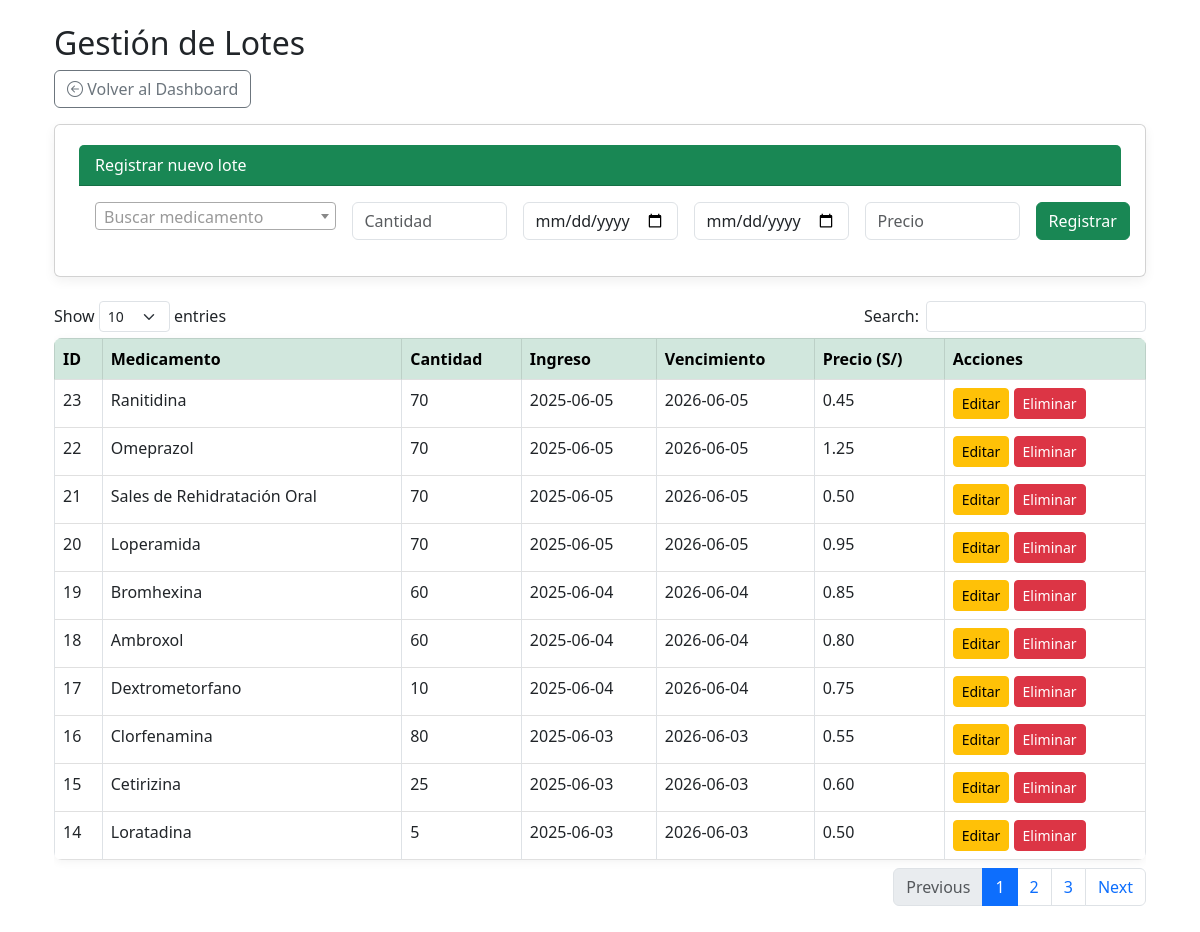
Screenshot of /frontend/views/lotes.php (signed in) with the database file from the repository.
### tables this page shows
CREATE TABLE lotes (
  id_lote int NOT NULL,
  id_medicamento int NOT NULL,
  cantidad int NOT NULL,
  fecha_ingreso date NOT NULL,
  fecha_vencimiento date NOT NULL,
  precio_unitario decimal(10,2) NOT NULL
);

CREATE TABLE medicamentos (
  id_medicamento int NOT NULL,
  nombre varchar(100) NOT NULL,
  id_categoria int NOT NULL
);

### frontend/views/lotes.php (the view, shortened to what this page needs)
<?php
require '../../backend/config/conexion.php';
$lotes = $conn->query("SELECT l.*, m.nombre AS medicamento FROM Lotes l JOIN Medicamentos m ON l.id_medicamento = m.id_medicamento ORDER BY l.id_lote DESC")->fetchAll(PDO::FETCH_ASSOC);
$hoy = new DateTime();
?>
<!DOCTYPE html>
<html lang="es">
<head>
  <link rel="stylesheet" href="../assets/css/dashboard.css">
  <link rel="stylesheet" href="https://cdn.jsdelivr.net/npm/bootstrap-icons/font/bootstrap-icons.css">
  <link rel="stylesheet" href="https://cdn.jsdelivr.net/npm/bootstrap@5.3.0/dist/css/bootstrap.min.css">
  <link rel="stylesheet" href="https://cdn.datatables.net/1.13.6/css/dataTables.bootstrap5.min.css">
  <link href="https://cdn.jsdelivr.net/npm/select2@4.1.0-rc.0/dist/css/select2.min.css" rel="stylesheet" />
</head>
<body>
<div class="container p-4">
  <h2>Gestión de Lotes</h2>
  <a href="dashboard_admin.php" class="btn btn-outline-secondary mb-3"><i class="bi bi-arrow-left-circle"></i> Volver al Dashboard</a>
  <div class="card mb-4">
    <div class="card-header bg-success text-white">Registrar nuevo lote</div>
    <div class="card-body">
      <form method="POST">
        <div class="row g-3">
          <div class="col-md-3">
          </div>
          <div class="col-md-2">
            <input type="number" name="cantidad" class="form-control" placeholder="Cantidad" required>
          </div>
          <div class="col-md-2">
            <input type="date" name="fecha_ingreso" class="form-control" required>
          </div>
          <div class="col-md-2">
            <input type="date" name="fecha_vencimiento" class="form-control" required>
          </div>
          <div class="col-md-2">
            <input type="number" step="0.01" name="precio_unitario" class="form-control" placeholder="Precio" required>
          </div>
          <div class="col-md-1 d-grid">
            <button class="btn btn-success" name="crear">Registrar</button>
          </div>
        </div>
      </form>
    </div>
  </div>
  <div class="table-responsive">
    <table id="tabla-lotes" class="table table-bordered table-hover">
      <thead class="table-success">
        <tr>
          <th>ID</th>
          <th>Medicamento</th>
          <th>Cantidad</th>
          <th>Ingreso</th>
          <th>Vencimiento</th>
          <th>Precio (S/)</th>
          <th>Acciones</th>
        </tr>
      </thead>
      <tbody>
        <?php foreach ($lotes as $l):
          $fechaVenc = new DateTime($l['fecha_vencimiento']);
          $dias = (int)$hoy->diff($fechaVenc)->format('%r%a');
          $clase = $dias <= 15 ? 'table-warning' : '';
        ?>
        <tr class="<?= $clase ?>">
          <td><?= $l['id_lote'] ?></td>
          <td><?= htmlspecialchars($l['medicamento']) ?></td>
          <td><?= $l['cantidad'] ?></td>
          <td><?= $l['fecha_ingreso'] ?></td>
          <td><?= $l['fecha_vencimiento'] ?>
          </td>
          <td><?= number_format($l['precio_unitario'], 2) ?></td>
          <td>
            <button class="btn btn-warning btn-sm" onclick="mostrarFormulario(<?= $l['id_lote'] ?>, <?= $l['cantidad'] ?>, '<?= $l['fecha_ingreso'] ?>', '<?= $l['fecha_vencimiento'] ?>', <?= $l['precio_unitario'] ?>)">Editar</button>
            <a href="?eliminar=<?= $l['id_lote'] ?>" class="btn btn-danger btn-sm" onclick="return confirm('¿Eliminar este lote?')">Eliminar</a>
          </td>
        </tr>
        <?php endforeach; ?>
      </tbody>
    </table>
  </div>
</div>
</body>
</html>

### frontend/assets/css/dashboard.css (style rules this page uses)
body { font-family: 'Mukta', sans-serif; margin: 0; min-height: 100vh; position: relative; background-color: #f2fdf5; }
body::before { content: ""; background: url('../img/fondo_login.jpg') no-repeat center center / cover; position: fixed; top: 0; left: 0; width: 100%; height: 100%; opacity: 0.35; z-index: -1; }
.container { max-width: 1200px; margin: auto; }
h2 { color: #2e7d32; font-size: 2rem; margin-bottom: 0.5rem; }
.card { flex: 1; min-width: 220px; background-color: #ffffff; padding: 1.25rem 1.5rem; border-radius: 12px; box-shadow: 0 4px 12px rgba(0, 0, 0, 0.06); font-size: 1rem; font-weight: 500; color: #333; }
table { width: 100%; border-collapse: collapse; background-color: #fff; border-radius: 8px; overflow: hidden; box-shadow: 0 2px 10px rgba(0, 0, 0, 0.05); }
table th, table td { padding: 1rem; border-bottom: 1px solid #e0e0e0; text-align: left; }
table th { background-color: #f0f0f0; color: #333; }
a { color: #508aeb; text-decoration: none; }

### rows the page displays
lotes: id_lote "23", id_medicamento.nombre "Ranitidina", cantidad "70", fecha_ingreso "2025-06-05", fecha_vencimiento "2026-06-05", precio_unitario "0.45"
lotes: id_lote "22", id_medicamento.nombre "Omeprazol", cantidad "70", fecha_ingreso "2025-06-05", fecha_vencimiento "2026-06-05", precio_unitario "1.25"
lotes: id_lote "21", id_medicamento.nombre "Sales de Rehidratación Oral", cantidad "70", fecha_ingreso "2025-06-05", fecha_vencimiento "2026-06-05", precio_unitario "0.50"
lotes: id_lote "20", id_medicamento.nombre "Loperamida", cantidad "70", fecha_ingreso "2025-06-05", fecha_vencimiento "2026-06-05", precio_unitario "0.95"
lotes: id_lote "19", id_medicamento.nombre "Bromhexina", cantidad "60", fecha_ingreso "2025-06-04", fecha_vencimiento "2026-06-04", precio_unitario "0.85"
lotes: id_lote "18", id_medicamento.nombre "Ambroxol", cantidad "60", fecha_ingreso "2025-06-04", fecha_vencimiento "2026-06-04", precio_unitario "0.80"
lotes: id_lote "17", id_medicamento.nombre "Dextrometorfano", cantidad "10", fecha_ingreso "2025-06-04", fecha_vencimiento "2026-06-04", precio_unitario "0.75"
lotes: id_lote "16", id_medicamento.nombre "Clorfenamina", cantidad "80", fecha_ingreso "2025-06-03", fecha_vencimiento "2026-06-03", precio_unitario "0.55"
lotes: id_lote "15", id_medicamento.nombre "Cetirizina", cantidad "25", fecha_ingreso "2025-06-03", fecha_vencimiento "2026-06-03", precio_unitario "0.60"
lotes: id_lote "14", id_medicamento.nombre "Loratadina", cantidad "5", fecha_ingreso "2025-06-03", fecha_vencimiento "2026-06-03", precio_unitario "0.50"
